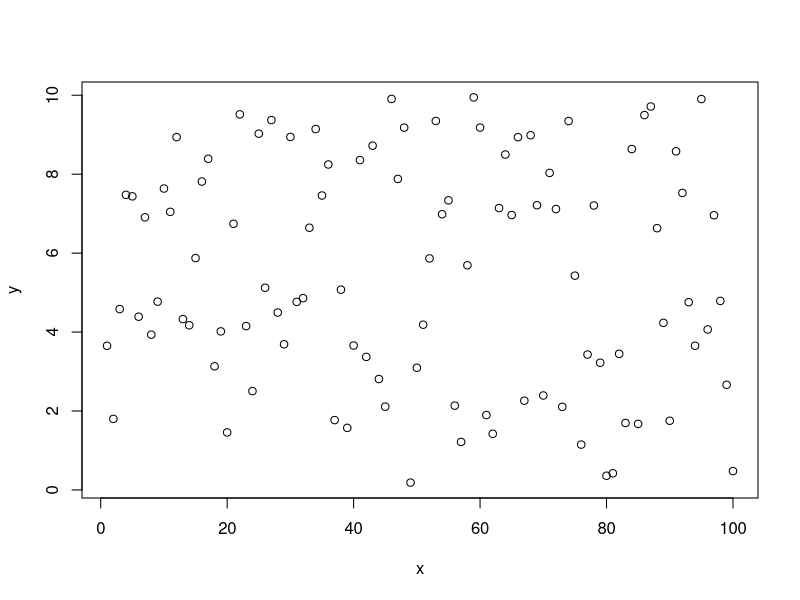
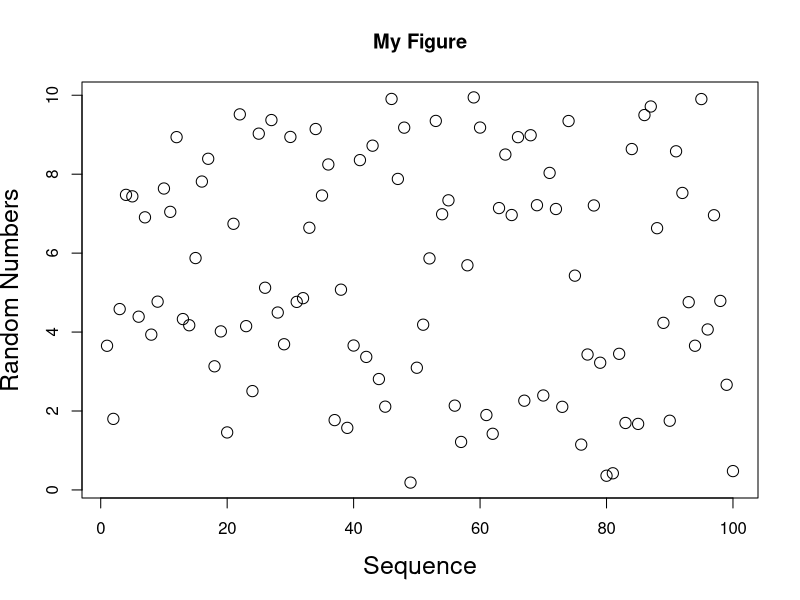
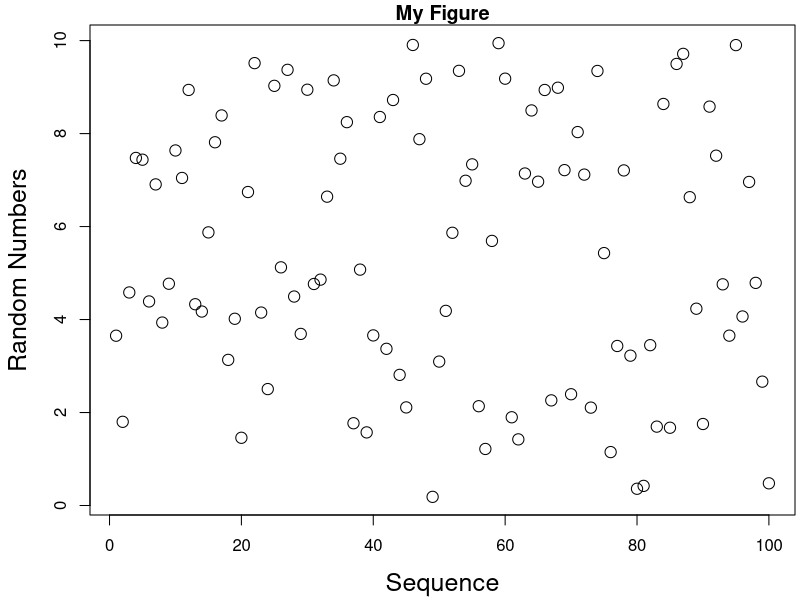
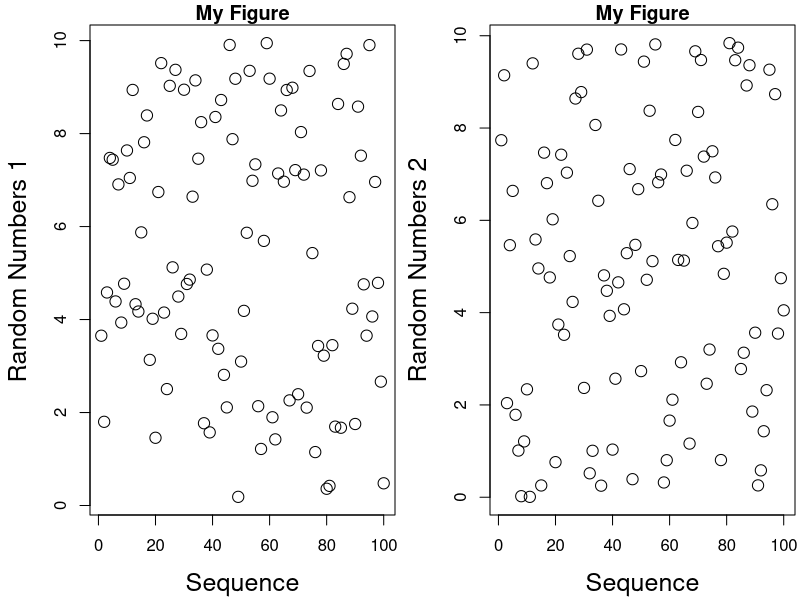
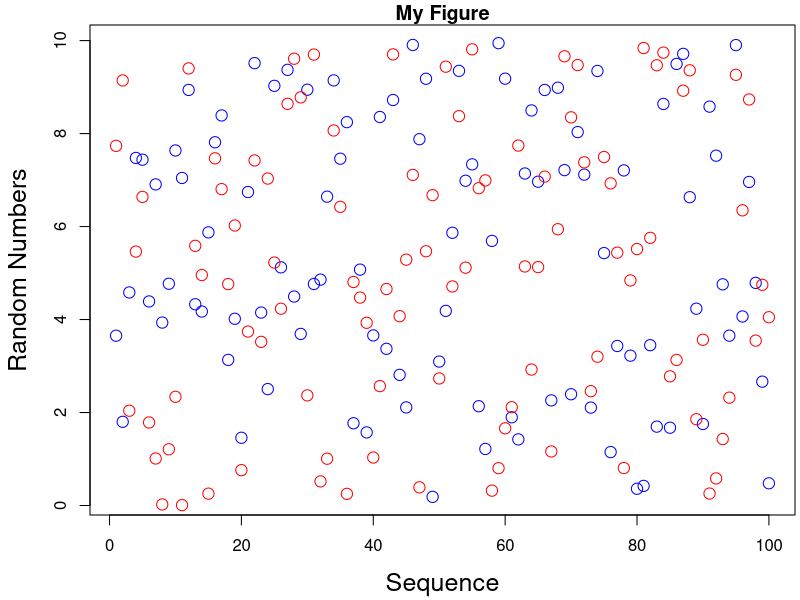
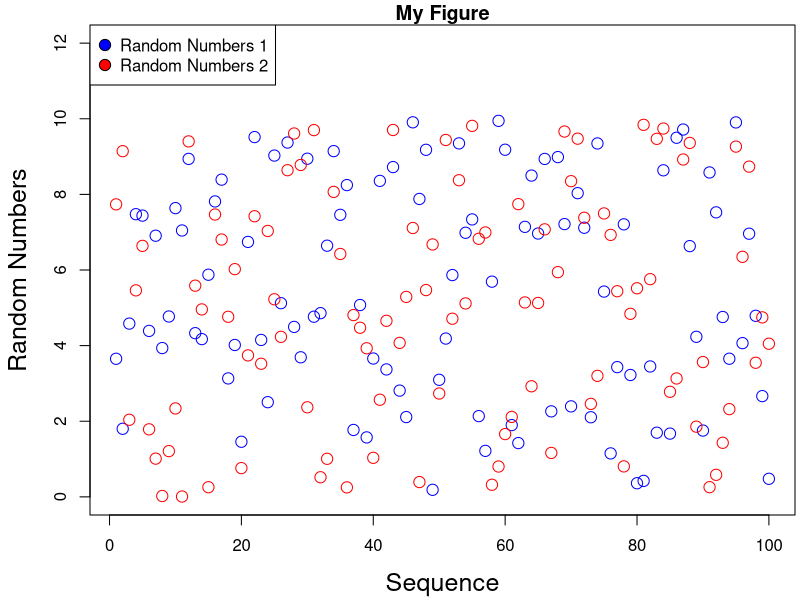

Recreate these plots in R, in order.
rm(list=ls())
2+2
2*4
1/4
4^2
MyData <-read.csv("PA_Data.csv")
str(MyData)
head(MyData)
tail(MyData)
seq(1:100)
seq(1,100,0.5)
x = seq(1:100)
median(x)
y = runif(100, min = 0, max = 10)
########
# PLOTS
########
plot(x,y)
plot(x,y,main="My Figure", xlab="Sequence", ylab="Random Numbers", cex=1.5, cex.lab=1.5)
par(mai=c(0.85,0.9,0.25,0.05))
plot(x,y,main="My Figure", xlab="Sequence", ylab="Random Numbers", cex=1.5, cex.lab=1.5)
par(mfrow=c(1,2))
w <- runif(100, min = 0, max = 10)
par(mfrow=c(1,2))
plot(x,y,main="My Figure", xlab="Sequence", ylab="Random Numbers 1", cex=1.5, cex.lab=1.5)
plot(x,w,main="My Figure", xlab="Sequence", ylab="Random Numbers 2", cex=1.5, cex.lab=1.5)
par(mfrow=c(1,1))
plot(x,y,main="My Figure", xlab="Sequence", ylab="Random Numbers", cex=1.5, cex.lab=1.5, col="blue")
points(x,w, cex=1.5, col="red")
par(mfrow=c(1,1))
plot(x,y,main="My Figure", xlab="Sequence", ylab="Random Numbers", ylim=c(0,12), cex=1.5, cex.lab=1.5, col="blue")
points(x,w, cex=1.5, col="red")
legend("topleft", legend=c("Random Numbers 1", "Random Numbers 2"), pch=21, pt.bg=c("Blue", "Red"), pt.cex=1.5)
#############
# DATA FRAMES
#############
DataData <- data.frame(Column1=c(2,4,6,8), Column2=seq(1:4), Column3=c(8,6,4,2))
DataData$Column4 <- c(0.1,0.2,0.3,0.4)
DataData$Column5 <- DataData$Column1 * DataData$Column4

###########
# FOR LOOPS
###########

Data_Loop <-NULL
i <- 0.5
for(j in seq(0.1,1,0.1)){
loop_1 <- i + j
Data_Loop <- rbind(Data_Loop, data.frame(Parameterj=j, Result=loop_1))
print(j)
}

Data_Loop[3,2]

Data_Loop$Parameterj

############
# FUNCTIONS
############

FOO <- function(s,q){
	(s + q)}
FOO(1,1)
Data_Loop2 <-NULL
Data_Loop2 <- data.frame(Parameterq=seq(0.1,1,0.1), Result=FOO(0.5,seq(0.1,1,0.1)))